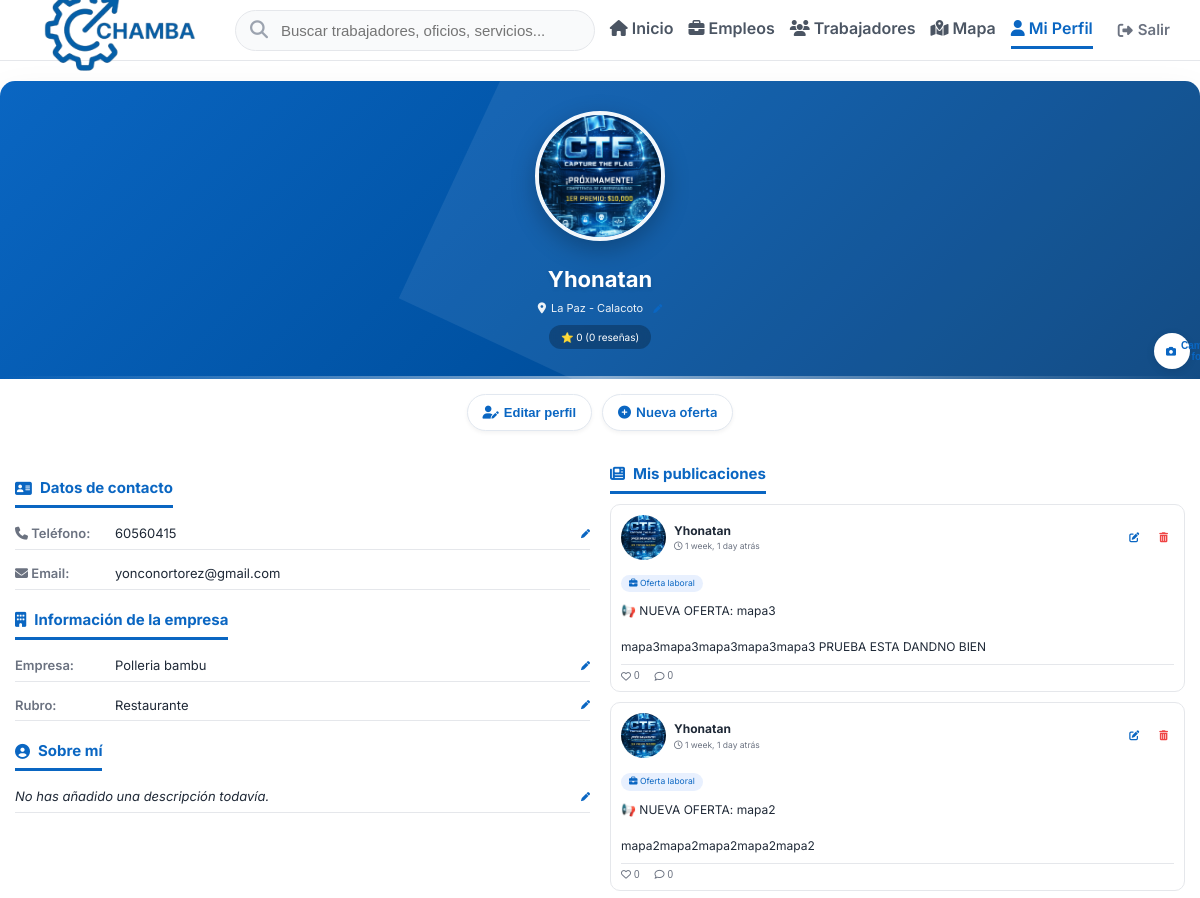
The app's page /perfil/ (signed in, upper part), older data.
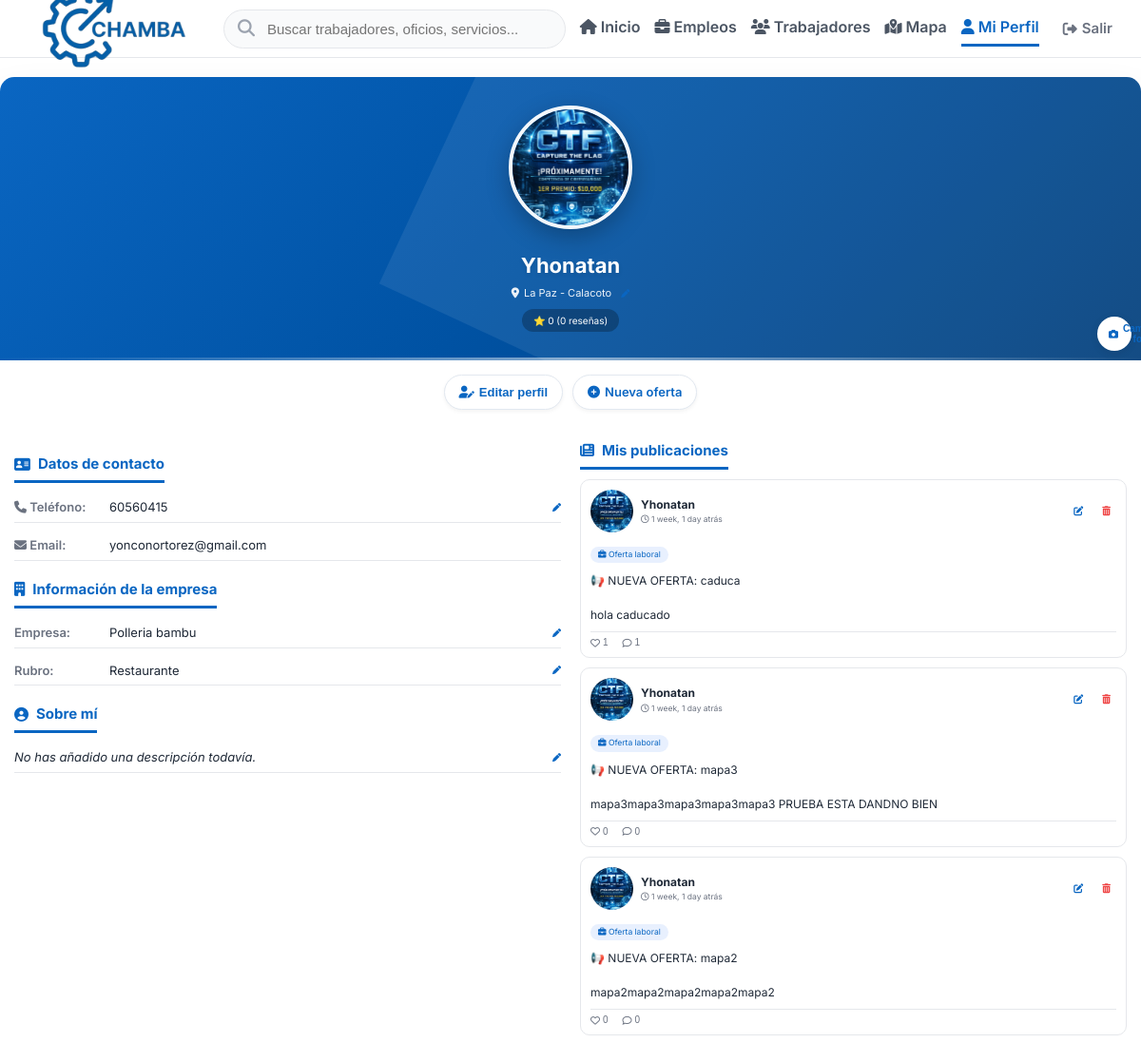
The same page, newer data.
### oficios/models.py (models this page shows, shortened)
class Publicacion(models.Model):
    TIPO_CHOICES = (
        ("oferta", "Oferta laboral"),
        ("servicio", "Servicio ofrecido"),
        ("estado", "Estado personal"),
    )
    usuario = models.ForeignKey(
        User, on_delete=models.CASCADE, related_name="publicaciones"
    )
    contenido = models.TextField()
    tipo = models.CharField(max_length=10, choices=TIPO_CHOICES, default="estado")
    imagen = models.ImageField(upload_to="publicaciones/", blank=True, null=True)
    fecha_creacion = models.DateTimeField(default=timezone.now)
    class Meta:
        ordering = ["-fecha_creacion"]

class Perfil(models.Model):
    TIPO_CHOICES = (
        ("trabajador", "Trabajador de Oficio"),
        ("empleador", "Empleador"),
    )
    usuario = models.OneToOneField(
        User, on_delete=models.CASCADE, related_name="perfil"
    )
    tipo = models.CharField(max_length=15, choices=TIPO_CHOICES)
    telefono = models.CharField(max_length=25)
    ubicacion = models.CharField(max_length=150)
    foto_perfil = models.ImageField(upload_to="perfiles/", blank=True, null=True)
    oficios = models.CharField(max_length=200, blank=True, null=True)
    descripcion_personal = models.TextField(blank=True, null=True)
    anios_experiencia = models.PositiveIntegerField(default=0, blank=True, null=True)
    disponible = models.BooleanField(default=True)
    fotos_portafolio = models.TextField(blank=True, null=True)
    contactos_externos = models.JSONField(blank=True, null=True)
    nombre_empresa = models.CharField(max_length=150, blank=True, null=True)
    rubro = models.CharField(max_length=100, blank=True, null=True)
    promedio_calificacion = models.DecimalField(
        max_digits=3, decimal_places=2, default=0.0
    )
    total_calificaciones = models.PositiveIntegerField(default=0)
    fecha_registro = models.DateTimeField(auto_now_add=True)

class Like(models.Model):
    usuario = models.ForeignKey(User, on_delete=models.CASCADE, related_name="likes")
    publicacion = models.ForeignKey(
        Publicacion, on_delete=models.CASCADE, related_name="likes"
    )
    fecha = models.DateTimeField(auto_now_add=True)
    class Meta:
        unique_together = (
            "usuario",
            "publicacion",
        )  # Un like por usuario por publicación
        ordering = ["-fecha"]

### oficios/views.py (the view)
# urls.py: path("perfil/", views.perfil_user, name="perfil"),
@login_required
def perfil_user(request):
    from .models import PortafolioFoto, Calificacion
    calificaciones = Calificacion.objects.filter(calificado=request.user).select_related('calificador').order_by('-fecha')[:10]
    context = {
        "portafolio_fotos": (
            PortafolioFoto.objects.filter(trabajador=request.user).order_by("orden")
            if request.user.perfil.tipo == "trabajador"
            else []
        ),
        "mis_publicaciones": Publicacion.objects.filter(usuario=request.user).order_by("-fecha_creacion"),
        "ofertas": (
            Oferta.objects.filter(empleador=request.user, activa=True)
            if request.user.perfil.tipo == "empleador"
            else []
        ),
        "calificaciones": calificaciones,
        "anios_experiencia": request.user.perfil.anios_experiencia or 0,
        "descripcion_personal": request.user.perfil.descripcion_personal or "No has añadido una descripción todavía.",
    }
    return render(request, "perfil.html", context)

### oficios/templates/perfil.html (shortened to what the changed rows need)
{% load static %}
<!DOCTYPE html>
<html lang="es">
<head>
    <link rel="stylesheet" href="https://cdnjs.cloudflare.com/ajax/libs/font-awesome/6.5.0/css/all.min.css">
    <link rel="stylesheet" href="{% static 'css/principal.css' %}">
</head>
<body class="chamba-dashboard">
    <div class="perfil-container">
        <div class="perfil-header">
            <h1>{{ user.get_full_name|default:user.username }}</h1>
        </div>
        <div class="perfil-two-columns">
            <div class="col-publicaciones">
                <div id="publicacionesLista">
                    {% if mis_publicaciones %}
                        {% for pub in mis_publicaciones %}
                        <div class="publicacion-card" id="publicacion-{{ pub.id }}">
                            <div class="publicacion-header">
                                {% if pub.usuario.perfil.foto_perfil %}
                                <img src="{{ pub.usuario.perfil.foto_perfil.url }}" class="publicacion-avatar">
                                {% else %}
                                <img src="https://ui-avatars.com/api/?background=0A66C2&color=fff&name={{ pub.usuario.username }}" class="publicacion-avatar">
                                {% endif %}
                                <div>
                                    <div class="publicacion-user">{{ pub.usuario.get_full_name|default:pub.usuario.username }}</div>
                                    <div class="publicacion-fecha">
                                        <i class="far fa-clock"></i> {{ pub.fecha_creacion|timesince }} atrás
                                    </div>
                                </div>
                                <div class="acciones-publicacion">
                                    <button class="btn-editar-pub" onclick="abrirModalEditarPublicacion({{ pub.id }})" title="Editar publicación">
                                        <i class="fas fa-edit"></i>
                                    </button>
                                    <button class="btn-eliminar-pub" onclick="eliminarPublicacion({{ pub.id }})" title="Eliminar publicación">
                                        <i class="fas fa-trash-alt"></i>
                                    </button>
                                </div>
                            </div>
                            <span class="publicacion-tipo tipo-{{ pub.tipo }}">
                                {% if pub.tipo == "oferta" %}
                                <i class="fas fa-briefcase"></i> Oferta laboral
                                {% elif pub.tipo == "servicio" %}
                                <i class="fas fa-tools"></i> Servicio ofrecido
                                {% else %}
                                <i class="fas fa-comment"></i> Estado personal
                                {% endif %}
                            </span>
                            <p class="publicacion-contenido" id="contenido-pub-{{ pub.id }}">{{ pub.contenido|linebreaksbr }}</p>
                            <div class="publicacion-botones">
                                <button class="btn-like" onclick="toggleLike({{ pub.id }})">
                                    <i id="like-icon-{{ pub.id }}" class="fa-{% if user in pub.likes.all %}solid{% else %}regular{% endif %} fa-heart"></i>
                                    <span id="like-count-{{ pub.id }}">{{ pub.likes.count }}</span>
                                </button>
                                <button class="btn-comentar" onclick="abrirModalComentarios({{ pub.id }})">
                                    <i class="fa-regular fa-comment"></i>
                                    <span id="com-count-{{ pub.id }}">{{ pub.comentarios.count }}</span>
                                </button>
                            </div>
                        </div>
                        {% endfor %}
                    {% endif %}
                </div>
            </div>
        </div>
    </div>
</body>
</html>

Row changes from the older to the newer data that the page shows:
added Publicacion: usuario.perfil.foto_perfil (picture), usuario.get_full_name "Yhonatan", fecha_creacion "1 week, 1 day", tipo "oferta" (drawn), contenido "📢 NUEVA OFERTA: caduca hola caducado", likes.count "1", comentarios.count "1"
